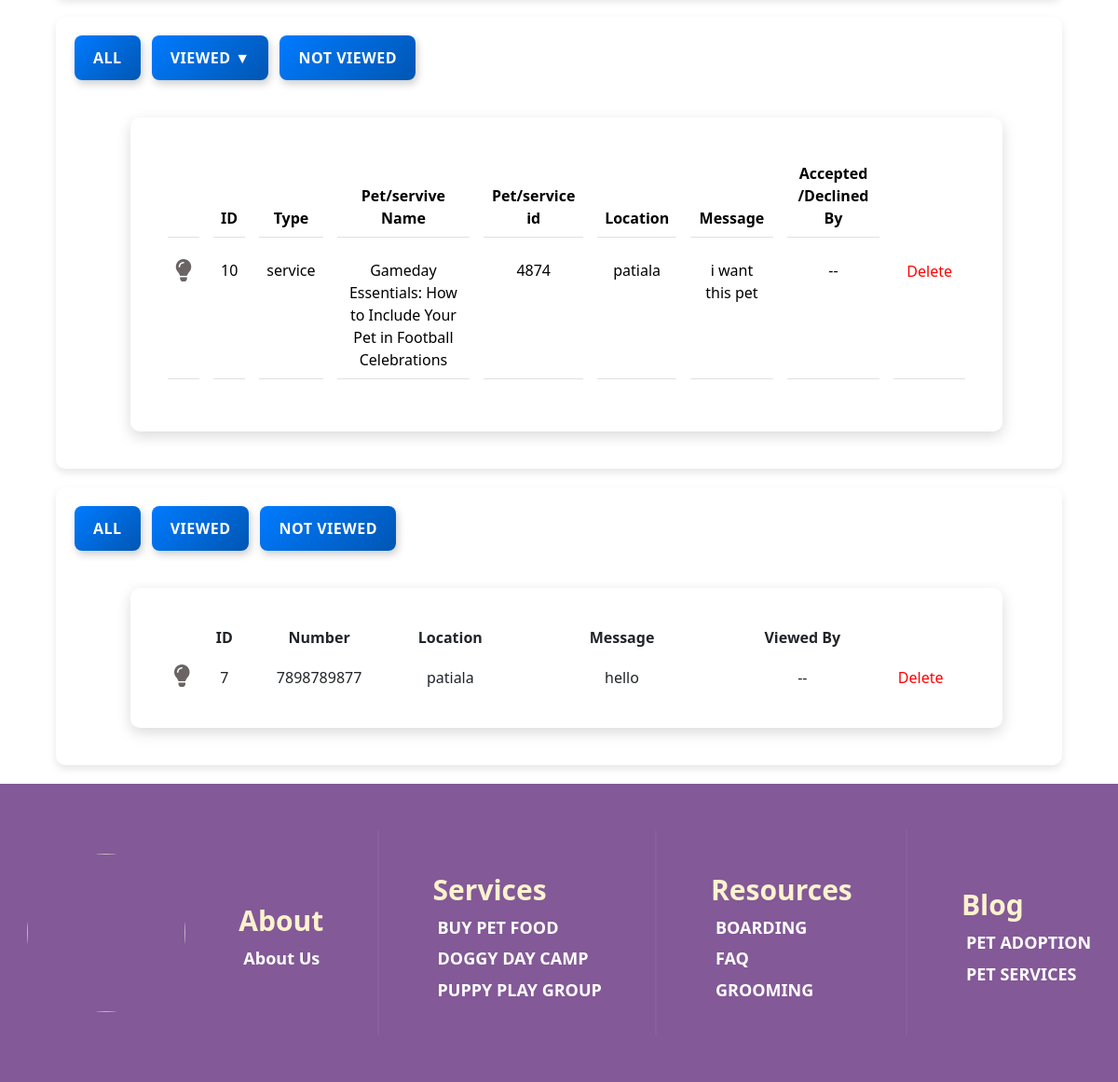
The page /profile/a57992209@gmail.com/ (signed in, lower part) on the database as committed earlier.
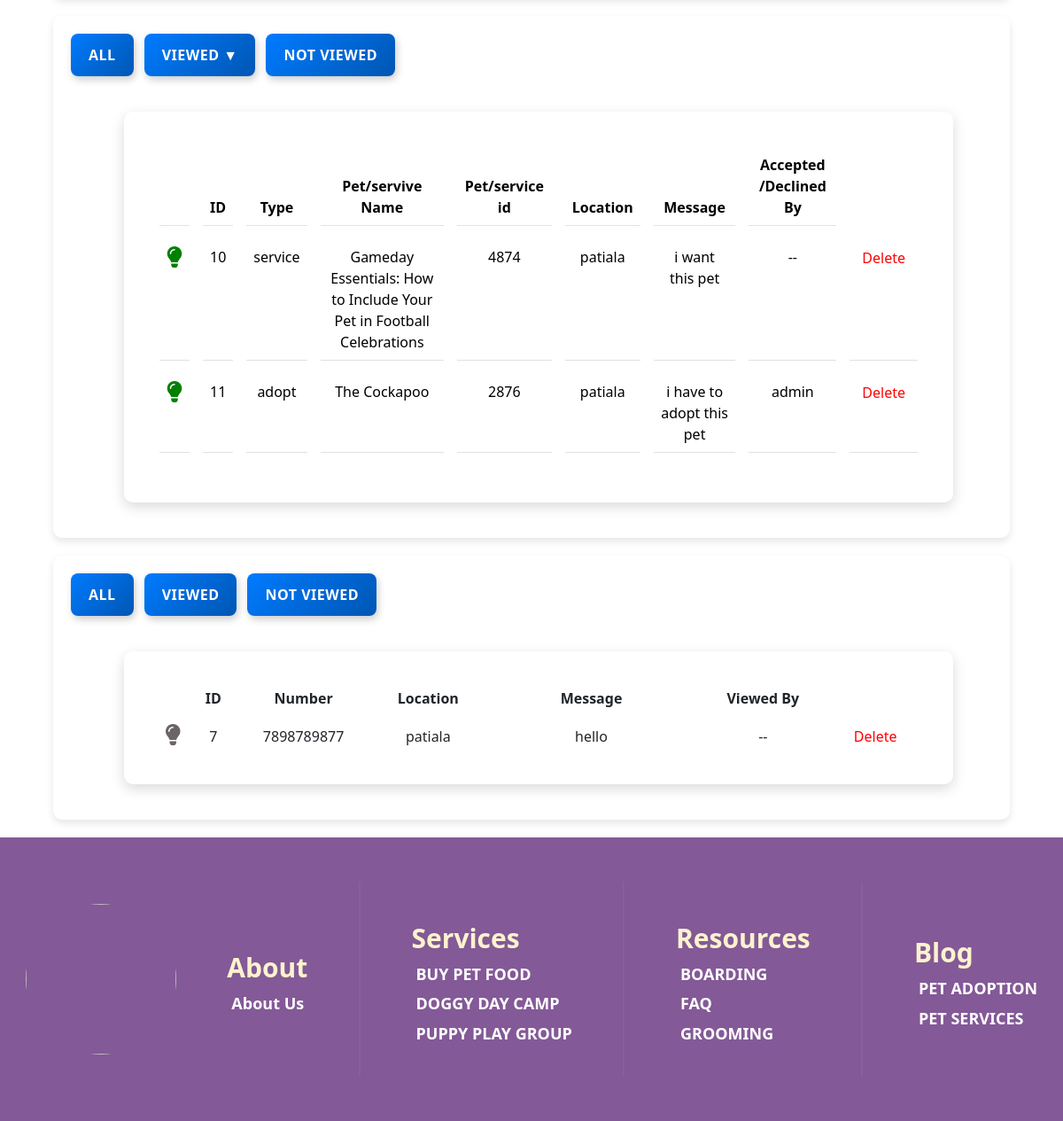
The same page on the database as committed later.
### home/models.py (models this page shows, shortened)
class Contact(models.Model):
    username = models.CharField(max_length=100)
    number = models.CharField(max_length=100)
    email = models.EmailField(max_length=100)
    location = models.CharField(max_length=200)
    message = models.TextField(max_length=5000)
    type_CHOICES = (
        ('adopt', 'adopt'),
        ('service', 'service'),
    )
    type=models.CharField(max_length=20,choices=type_CHOICES)
    pname = models.CharField(max_length=100)
    pid = models.CharField(max_length=100)
    status = models.CharField(max_length=20, choices=[('accepted', 'Accepted'), ('declined', 'Declined'), ('pending', 'Pending')], default='pending')
    last_updated_by = models.ForeignKey(Usert, null=True, blank=True, on_delete=models.SET_NULL, related_name='updated_requests')

class Letter(models.Model):
    username = models.CharField(max_length=100)
    email = models.EmailField(max_length=100)
    number = models.CharField(max_length=100)
    location = models.CharField(max_length=200)
    message = models.TextField(max_length=5000)
    status = models.CharField(max_length=20, choices=(('Not Viewed', 'Not Viewed'),('Viewed', 'Viewed'),), default='Not Viewed')
    last_updated_by = models.ForeignKey(Usert, on_delete=models.SET_NULL, null=True, blank=True)

class Usert(AbstractUser):
    profile_picture = models.ImageField(upload_to='home/static/images/uploads/users/', null=True, blank=True)
    phone_number = models.CharField(max_length=15,blank=True)
    dob=models.DateField(null=True ,blank=True)
    GENDER_CHOICES = (
        ('Male', 'Male'),
        ('Female', 'Female'),
        ('Other', 'Other'),
    )
    gender=models.CharField(max_length=20,choices=GENDER_CHOICES,blank=True)
    is_verified=models.BooleanField(default=False)
    address=models.CharField(null=True,blank=True,max_length=400 ,default="-")
    def __str__(self):
        return self.username

### home/views.py (the view)
# urls.py: path('profile/<str:email>/', views.profile, name='profile'),
@login_required
def profile(request,email):
    if request.user.email != email:
        raise Http404("You're not allowed to access this page.")
    form = UserUpdateForm(instance=request.user)
    user_email = request.user.email
    contacts = Contact.objects.filter(email=user_email)
    letters = Letter.objects.filter(email=user_email)
    conditions = [
        any(contact.status=="accepted" for contact in Contact.objects.all()),  # Condition 1
        any(contact.status=="declined" for contact in Contact.objects.all()),  # Condition 2
        any(contact.status=="pending" for contact in Contact.objects.all()),   # Condition 3
        any(letter.status=="Viewed" for letter in Letter.objects.all()),       # Condition 4
        any(letter.status=="Not Viewed" for letter in Letter.objects.all())    # Condition 5
    ]
    return render(request, 'profile.html', {'contacts': contacts, 'letters': letters, 'form': form, 'co' : conditions})

### home/templates/profile.html (shortened to what this page needs)
{% extends 'base.html' %}  {% block content %}
<div class="profile-container" style="height: auto; margin-top: auto;display: flex; flex-direction: column;">
  <div class="button-group">
    <button onclick="showContent('allRequests')">All</button>
    <div class="dropdown-container" onclick="toggleDropdown()">
      Viewed ▼
    </div>
    <button onclick="showContent('notViewedRequests')">Not Viewed</button>
  </div>
  <div id="allRequests" class="content-box active">
    <div class="accordion-body">
      {% if contacts %}
      <table
        class="table"
        style="border-collapse: separate; border-spacing: 15px"
      >
        <thead>
          <tr>
            <th></th>
            <th>ID</th>
            <th>Type</th>
            <th>Pet/servive Name</th>
            <th>Pet/service id</th>
            <th>Location</th>
            <th>Message</th>
            <th>Accepted /Declined By</th>
          </tr>
        </thead>
        <tbody>
          {% for contact in contacts %}
          <tr>
            <td>
              {% if contact.status == "accepted" %}
              <span class="green-bulb">
                <i
                  class="fa-solid fa-lightbulb"
                  style="color: green; font-size: 24px"
                ></i>
              </span>
              {% elif contact.status == "pending" %}
              <span class="unknown-bulb">
                <i
                  class="fa-solid fa-lightbulb"
                  style="color: rgb(106, 100, 100); font-size: 24px"
                ></i>
              </span>
              {% endif %}
            </td>
            <td>{{ contact.id }}</td>
            <td>{{contact.type}}</td>
            <td>{{ contact.pname }}</td>
            <td>{{ contact.pid }}</td>
            <td>{{ contact.location }}</td>
            <td>{{ contact.message }}</td>
            <td>{{ contact.last_updated_by|default:"--" }}</td>
            <td>
              <form
              action="{% url 'delete_contact' id=contact.id %}"
              method="POST"
              >
                <button
                  type="submit"
                  style="
                    border: none;
                    background: none;
                    color: red;
                    cursor: pointer;
                  "
                >
                  Delete
                </button>
              </form>
            </td>
          </tr>
          {% endfor %}
        </tbody>
      </table>
      {% else %}
      <h1>No Requests</h1>
      {% endif %}
    </div>
  </div>
</div>
<div class="profile-container" style="height: auto; margin-top: auto; display: flex; flex-direction: column;">
  <div class="letter-button-group">
    <button onclick="showLetterContent('allLetters')">All</button>
    <button
      class="letter-dropdown-container"
      onclick="showLetterContent('ViewedLetters')"
    >
      Viewed
    </button>
    <button onclick="showLetterContent('notViewedLetters')">Not Viewed</button>
  </div>
  <div id="allLetters" class="letter-content-box active">
    <div class="letter-accordion-body">
      {% if letters %}
      <table
        class="letter-table"
        style="border-collapse: separate; border-spacing: 15px; width: 100%"
      >
        <thead>
          <tr>
            <th></th>
            <th>ID</th>
            <th>Number</th>
            <th>Location</th>
            <th>Message</th>
            <th>Viewed By</th>
          </tr>
        </thead>
        <tbody>
          {% for letter in letters %}
          <tr>
            <td>
              {% if letter.status == 'Viewed' %}
              <span class="green-bulb">
                <i
                  class="fa-solid fa-lightbulb"
                  style="color: green; font-size: 24px"
                ></i>
              </span>
              {% else %}
              <span class="red-bulb">
                <i
                  class="fa-solid fa-lightbulb"
                  style="color: rgb(106, 100, 100); font-size: 24px"
                ></i>
              </span>
              {% endif %}
            </td>
            <td>{{ letter.id }}</td>
            <td>{{ letter.number }}</td>
            <td>{{ letter.location }}</td>
            <td style="width: 30%">{{ letter.message }}</td>
            <td>{{letter.last_updated_by|default:"--" }}</td>
            <td>
              <form
                action="{% url 'delete_letter' id=letter.id %}"
                method="POST"
              >{% csrf_token %}
                <button
                  type="submit"
                  style="
                    border: none;
                    background: none;
                    color: red;
                    cursor: pointer;
                  "
                >
                  Delete
                </button>
              </form>
            </td>
          </tr>
          {% endfor %}
        </tbody>
      </table>
      {% else %}
      <h1>No Letters</h1>
      {% endif %}
    </div>
  </div>
</div>
{% endblock %}

### home/templates/base.html (shortened to what this page needs)
<!DOCTYPE html>
{% load static %}
<html lang="en">
  <head>
    <link rel="stylesheet" href="https://cdnjs.cloudflare.com/ajax/libs/font-awesome/6.0.0/css/all.min.css">
    <link
      rel="stylesheet"
      href="	https://cdn.jsdelivr.net/npm/bootstrap@5.3.3/dist/css/bootstrap.min.css"
    />
  </head>
  <body>
    {% block content %} {% endblock %}
    <footer id="footer">
      <div>
        <div>
          <img src="/static/images/logo.jpg" alt="" />
        </div>
        <div>
          <h1>About</h1>
          <h3><a href="{% url 'aboutus' %}">About Us</a></h3>
        </div>
        <hr />
        <div>
          <h1>Services</h1>
          <h3><a href="{% url 'product_list' %}">BUY PET FOOD</a></h3>
          <h3><a href="{% url 'doggydaycamp' %}">DOGGY DAY CAMP</a></h3>
          <h3><a href="{% url 'puppyplay' %}">PUPPY PLAY GROUP</a></h3>
        </div>
        <hr />
        <div>
          <h1>Resources</h1>
          <h3><a href="{% url 'boarding' %}">BOARDING</a></h3>
          <h3><a href="{% url 'faq' %}">FAQ</a></h3>
          <h3><a href="{% url 'grooming' %}">GROOMING</a></h3>
        </div>
        <hr>
        <div>
          <h1>Blog</h1>
          <h3><a href="{% url 'blog' blog='adopt' %}">PET ADOPTION</a></h3>
          <h3><a href="{% url 'blog' blog='service' %}">PET SERVICES</a></h3>
        </div>
      </div>
    </footer>
  </body>
</html>

### home/templates/base.html (style rules this page uses)
body { width: 100%; margin: 0; font-family: "Segoe UI", Tahoma, Geneva, Verdana, sans-serif; }
a { text-decoration: none; color: white; }
footer { background-color: #835997; color: white; padding: 40px 0; margin-bottom: -35px; }
footer > div { display: flex; justify-content: space-around; align-items: center; }
footer > div > div > img { width: 170px; height: 170px; border-radius: 50%; }
footer > div > div > h1 { font-size: 30px; font-weight: 600; color: #fcf3cd; margin: 8px 0 0 0; }
footer > div > div > h3 { font-size: 18px; font-weight: 600; margin: 12px 0 0 5px; }
footer > div > hr { height: 220px; width: 2px; background-color: rgba(255, 255, 255, 0.17); border: none; margin: 10px 0; }

### home/templates/profile.html (style rules this page uses)
.profile-container { display: flex; background: white; border-radius: 10px; box-shadow: 0 4px 8px rgba(0, 0, 0, 0.1); padding: 20px; width: 1400px; max-width: 90%; position: relative; flex-direction: column; align-items: center; justify-self: center; height: 550px; margin: 70px 0 20px 0; }
.button-group { margin-bottom: 20px; text-align: center; display: flex; justify-content: center; gap: 12px; }
.button-group button, .dropdown-container { padding: 12px 20px; cursor: pointer; border: none; background: linear-gradient(135deg, #007bff, #0056b3); color: white; border-radius: 8px; font-size: 16px; font-weight: 600; transition: all 0.3s ease; display: inline-flex; align-items: center; justify-content: center; box-shadow: 2px 4px 8px rgba(0, 0, 0, 0.2); text-transform: uppercase; letter-spacing: 0.5px; }
.dropdown-container { position: relative; padding: 12px 20px; cursor: pointer; }
.table { border-collapse: separate; border-spacing: 15px; }
.content-box { display: none; width: 100%; padding: 25px; border-radius: 10px; background: white; max-width: 90%; margin: 20px 60px; box-shadow: 0px 5px 15px rgba(0, 0, 0, 0.15); transition: all 0.3s ease-in-out; text-align: center; }
.active { display: block; }
.letter-button-group { margin-bottom: 20px; text-align: center; display: flex; justify-content: center; gap: 12px; }
.letter-button-group button, .letter-dropdown-container { padding: 12px 20px; cursor: pointer; border: none; background: linear-gradient(135deg, #007bff, #0056b3); color: white; border-radius: 8px; font-size: 16px; font-weight: 600; transition: all 0.3s ease; display: inline-flex; align-items: center; justify-content: center; box-shadow: 2px 4px 8px rgba(0, 0, 0, 0.2); text-transform: uppercase; letter-spacing: 0.5px; }
.letter-dropdown-container { position: relative; padding: 12px 20px; cursor: pointer; }
.letter-content-box { display: none; padding: 25px; border-radius: 10px; width: 100%; background: white; max-width: 90%; margin: 20px 60px; box-shadow: 0px 5px 15px rgba(0, 0, 0, 0.15); transition: all 0.3s ease-in-out; text-align: center; }
.letter-content-box.active { display: block; }
@media (min-width: 600px) { .profile-container { flex-direction: row; align-items: flex-start; } }

Rows that differ between the two databases and show on the page:
changed Contact "service": status "pending" → "accepted" (drawn)
added Contact: status "accepted" (drawn), id "11", type "adopt", pname "The Cockapoo", pid "2876", location "patiala", message "i have to adopt this pet", last_updated_by "admin"
